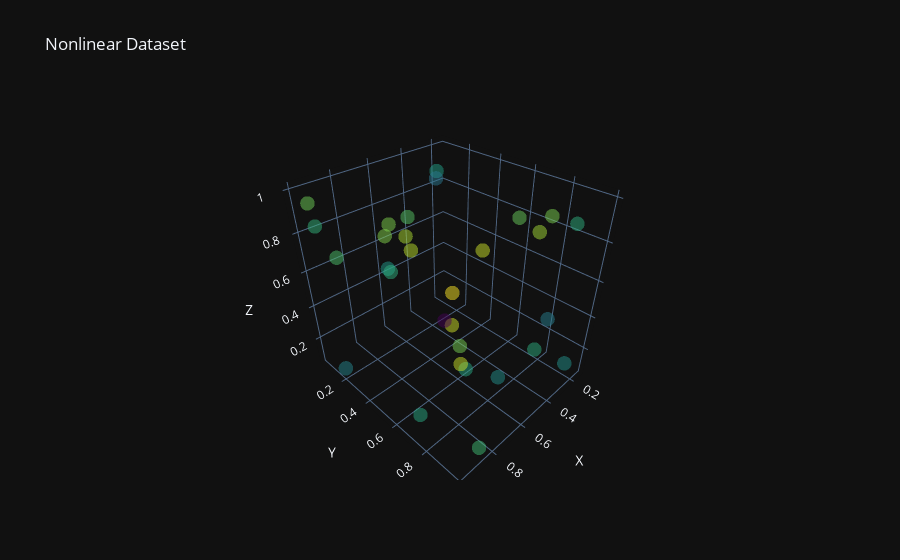

Write notebook code for a chart like this one.
### Code cell
# Graph the dataset
from plotly import graph_objects as go

# Create the 3D scatter plot
fig = go.Figure()
# Add trace to represent all the data points in the dataset
fig.add_trace(
    go.Scatter3d(
        x=X_flat, y=y_flat, z=z_flat, mode='markers', 
        marker=dict(size=5, color=n_flat, opacity=0.5, colorscale='Viridis'), name='Dataset'
    )
)
# Update the layout of the plot
fig.update_layout(
    title='Nonlinear Dataset', 
    scene=dict(xaxis_title='X', yaxis_title='Y', zaxis_title='Z'),
)
# Show the plot
fig.show()

### Figure 1 — Plotly figure (JSON) as saved in the notebook; plotly's stock layout.template omitted (floating-point values rounded to 4 significant figures)
{"data": [{"marker": {"color": [1.176, 1.169, 1.103, 0.9661, 1.338, 1.663, 1.126, 1.429, 1.215, 1.58, 0.9972, 1.239, 1.567, 1.425, 1.538, 1.494, 1.311, 1.053, 1.279, 0.9278, 1.571, 0.4351, 1.378, 1.213, 1.507, 1.391, 1.199, 1.042, 1.416, 1.408], "colorscale": [[0.0, "#440154"], [0.1111, "#482878"], [0.2222, "#3e4989"], [0.3333, "#31688e"], [0.4444, "#26828e"], [0.5556, "#1f9e89"], [0.6667, "#35b779"], [0.7778, "#6ece58"], [0.8889, "#b5de2b"], [1.0, "#fde725"]], "opacity": 0.5, "size": 5}, "mode": "markers", "name": "Dataset", "x": [0.9382, 0.767, 0.7938, 0.2555, 0.7813, 0.9911, 0.4319, 0.9219, 0.8541, 0.9834, 0.9786, 0.9323, 0.9991, 0.8904, 0.95, 0.5744, 0.9977, 0.2831, 0.843, 0.2804, 0.8103, 0.3505, 0.5126, 0.1468, 0.9223, 0.9888, 0.5377, 0.5851, 0.4347, 0.8934], "y": [0.6967, 0.8015, 0.3566, 0.8535, 0.4955, 0.9435, 0.2894, 0.5329, 0.4572, 0.9345, 0.1742, 0.03887, 0.9906, 0.5195, 0.7102, 0.9536, 0.3005, 0.9941, 0.9601, 0.1231, 0.901, 0.2475, 0.819, 0.8619, 0.6522, 0.1252, 0.9756, 0.8357, 0.9095, 0.8857], "z": [0.135, 0.3684, 0.6771, 0.3737, 0.9666, 0.9455, 0.9991, 0.9531, 0.7337, 0.8106, 0.07971, 0.8146, 0.6893, 0.9837, 0.9789, 0.9969, 0.7955, 0.2005, 0.06649, 0.8759, 0.9999, 0.07194, 0.9827, 0.8414, 0.9981, 0.97, 0.4429, 0.2123, 0.9938, 0.6327], "type": "scatter3d"}], "layout": {"title": {"text": "Nonlinear Dataset"}, "scene": {"xaxis": {"title": {"text": "X"}}, "yaxis": {"title": {"text": "Y"}}, "zaxis": {"title": {"text": "Z"}}}}}
